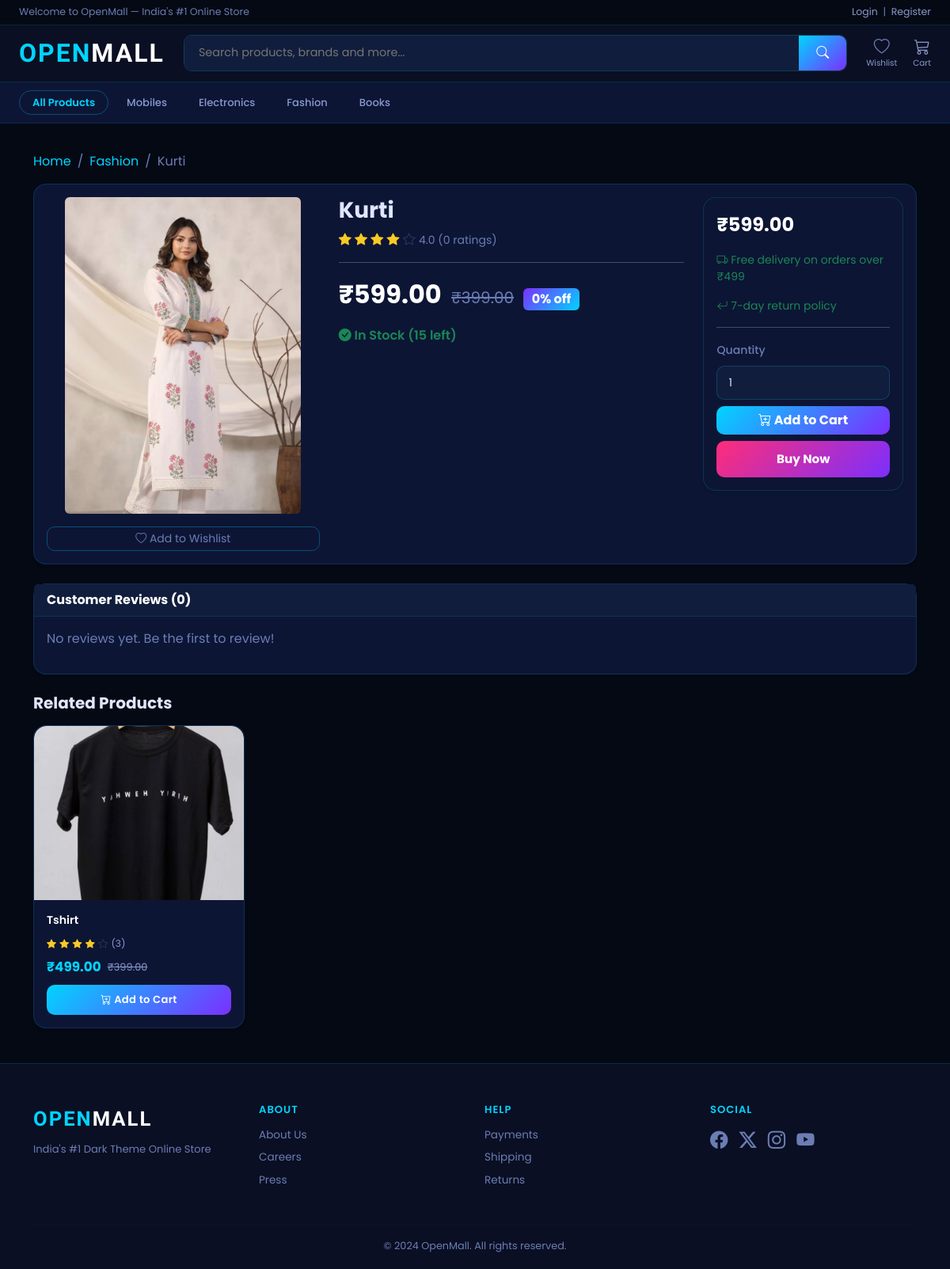
The page /product/kurti/ on the database as committed earlier.
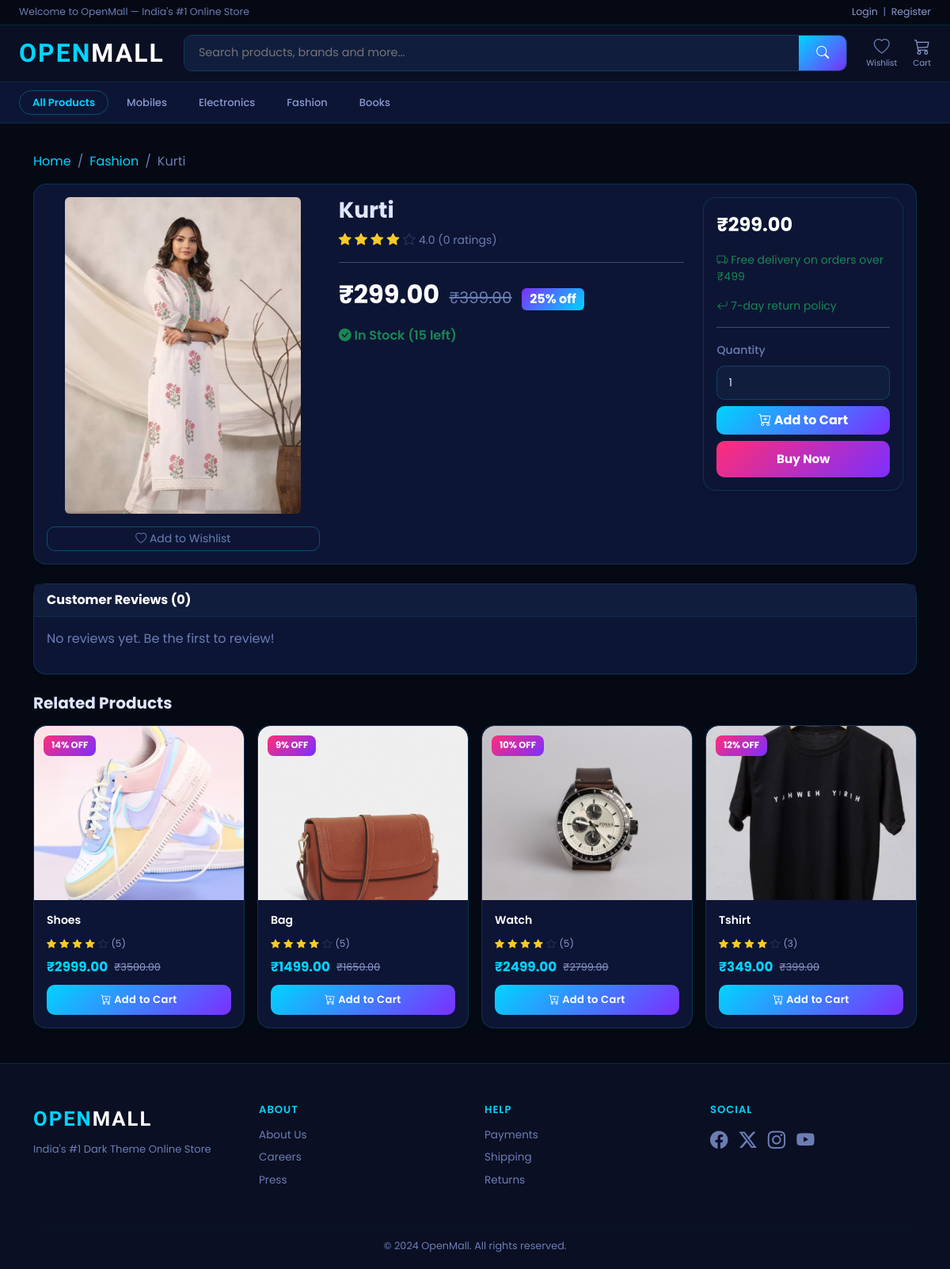
The same page on the database as committed later.
### store/models.py (models this page shows, shortened)
class Category(models.Model):
    name = models.CharField(max_length=200)
    slug = models.SlugField(unique=True, blank=True)
    image = models.ImageField(upload_to='categories/', blank=True)
    class Meta:
        verbose_name_plural = 'Categories'
    def get_absolute_url(self):
        return reverse('store:product_list_by_category', args=[self.slug])

class Product(models.Model):
    category       = models.ForeignKey(Category, related_name='products', on_delete=models.CASCADE)
    name           = models.CharField(max_length=200)
    slug           = models.SlugField(unique=True, blank=True)
    image          = models.ImageField(upload_to='products/', blank=True)
    description    = models.TextField(blank=True)
    price          = models.DecimalField(max_digits=10, decimal_places=2)
    original_price = models.DecimalField(max_digits=10, decimal_places=2, null=True, blank=True)
    stock          = models.PositiveIntegerField(default=0)
    available      = models.BooleanField(default=True)
    brand          = models.CharField(max_length=100, blank=True)
    rating         = models.DecimalField(max_digits=3, decimal_places=1, default=4.0)
    rating_count   = models.PositiveIntegerField(default=0)
    is_featured    = models.BooleanField(default=False)
    is_bestseller  = models.BooleanField(default=False)
    created        = models.DateTimeField(auto_now_add=True)
    updated        = models.DateTimeField(auto_now=True)
    class Meta:
        ordering = ['-created']
    def get_absolute_url(self):
        return reverse('store:product_detail', args=[self.slug])
    @property
    def discount_percent(self):
        if self.original_price and self.original_price > self.price:
            return int(((self.original_price - self.price) / self.original_price) * 100)
        return 0
    @property
    def in_stock(self):
        return self.stock > 0

### store/views.py (the view, shortened to what this page needs)
# urls.py: path('product/<slug:slug>/', views.product_detail, name='product_detail'),
def product_detail(request, slug):
    product = get_object_or_404(Product, slug=slug, available=True)
    related = Product.objects.filter(category=product.category, available=True).exclude(id=product.id)[:4]
    reviews = product.reviews.all()
    wishlist_ids = []
    if request.user.is_authenticated:
        from accounts.models import Wishlist
        wishlist_ids = Wishlist.objects.filter(user=request.user).values_list('product_id', flat=True)
    return render(request, 'store/product_detail.html', {
        'product':  product,
        'related':  related,
        'reviews':  reviews,
        'wishlist': wishlist_ids,
    })

### cart/cart.py (called while the page is built)
    def __len__(self):
        return sum(item['quantity'] for item in self.cart.values())

### cart/context_processors.py (called while the page is built)
def cart(request):
    return {'cart': Cart(request)}

### store/context_processors.py (called while the page is built)
def categories_nav(request):
    return {'categories_nav': Category.objects.all()[:10]}

### templates/store/product_detail.html (shortened to what the changed rows need)
{% extends 'base.html' %}
{% block content %}
<div class="container mt-3">
  <nav aria-label="breadcrumb" class="mb-3">
    <ol class="breadcrumb">
      <li class="breadcrumb-item"><a href="{% url 'store:home' %}">Home</a></li>
      <li class="breadcrumb-item"><a href="{{ product.category.get_absolute_url }}">{{ product.category.name }}</a></li>
      <li class="breadcrumb-item active">{{ product.name }}</li>
    </ol>
  </nav>
  <div class="card shadow-sm mb-4">
    <div class="card-body">
      <div class="row g-4">
        <div class="col-md-4 text-center">
          {% if product.image %}
            <img src="{{ product.image.url }}" class="img-fluid rounded"
                 style="max-height:400px;object-fit:contain;" alt="{{ product.name }}">
          {% else %}
            <div class="bg-light rounded d-flex align-items-center justify-content-center" style="height:300px;">
              <i class="bi bi-image fs-1 text-secondary"></i>
            </div>
          {% endif %}
          <a href="{% url 'store:wishlist_toggle' product.id %}" class="btn btn-outline-secondary btn-sm mt-3 w-100">
            {% if product.id in wishlist %}
              <i class="bi bi-heart-fill text-danger"></i> Remove from Wishlist
            {% else %}
              <i class="bi bi-heart"></i> Add to Wishlist
            {% endif %}
          </a>
        </div>
        <div class="col-md-5">
          <h3 class="fw-bold">{{ product.name }}</h3>
          <div class="text-warning mb-2">
            {% for i in "12345" %}
              {% if forloop.counter <= product.rating %}
                <i class="bi bi-star-fill"></i>
              {% else %}
                <i class="bi bi-star"></i>
              {% endif %}
            {% endfor %}
            <span class="text-muted small">{{ product.rating }} ({{ product.rating_count }} ratings)</span>
          </div>
          <hr>
          <div class="mb-3">
            <span class="fs-2 fw-bold text-dark">₹{{ product.price }}</span>
            {% if product.original_price %}
              <span class="text-muted text-decoration-line-through ms-2 fs-5">₹{{ product.original_price }}</span>
              <span class="badge bg-success ms-2 fs-6">{{ product.discount_percent }}% off</span>
            {% endif %}
          </div>
          {% if product.stock > 0 %}
            <p class="text-success fw-semibold"><i class="bi bi-check-circle-fill"></i> In Stock ({{ product.stock }} left)</p>
          {% else %}
            <p class="text-danger fw-semibold"><i class="bi bi-x-circle-fill"></i> Out of Stock</p>
          {% endif %}
        </div>
        <div class="col-md-3">
          <div class="card border shadow-sm">
            <div class="card-body">
              <p class="fw-bold fs-4 text-dark">₹{{ product.price }}</p>
              <p class="text-success small"><i class="bi bi-truck"></i> Free delivery on orders over ₹499</p>
              <p class="text-success small"><i class="bi bi-arrow-return-left"></i> 7-day return policy</p>
              <hr>
              <form method="post" action="{% url 'cart:cart_add' product.id %}">
                <div class="mb-2">
                </div>
                {% if product.in_stock %}
                  <button class="btn btn-warning w-100 fw-bold mb-2">
                  </button>
                {% endif %}
              </form>
              {% if product.in_stock %}
                <form method="post" action="{% url 'cart:cart_add' product.id %}">
  <button type="submit" style="background:linear-gradient(135deg,#ff2d78,#7b2fff); border:none; color:white; font-weight:700; padding:12px; border-radius:10px; width:100%; font-size:.95rem; cursor:pointer;">
  </button>
</form>
              {% else %}
                <button class="btn btn-secondary w-100" disabled>Out of Stock</button>
              {% endif %}
            </div>
          </div>
        </div>
      </div>
    </div>
  </div>
  <div class="card shadow-sm mb-4">
    <div class="card-header bg-white fw-bold">Customer Reviews ({{ reviews.count }})</div>
    <div class="card-body">
      {% for review in reviews %}
      <div class="border-bottom pb-3 mb-3">
        <div class="d-flex justify-content-between">
          <strong>{{ review.user.get_full_name|default:review.user.username }}</strong>
          <small class="text-muted">{{ review.created|date:"d M Y" }}</small>
        </div>
        <div class="text-warning small">
          {% for i in "12345" %}
            {% if forloop.counter <= review.rating %}<i class="bi bi-star-fill"></i>
            {% else %}<i class="bi bi-star"></i>{% endif %}
          {% endfor %}
        </div>
        <p class="fw-semibold mb-1">{{ review.title }}</p>
        <p class="text-muted small mb-0">{{ review.body }}</p>
      </div>
      {% empty %}
        <p class="text-muted">No reviews yet. Be the first to review!</p>
      {% endfor %}
    </div>
  </div>
  {% if related %}
  <div class="row g-3 mb-4">
    {% for product in related %}
      {% include 'store/_product_card.html' %}
    {% endfor %}
  </div>
  {% endif %}
</div>
{% endblock %}

### templates/base.html (shortened to what the changed rows need)
{% load static %}
<!DOCTYPE html>
<html lang="en">
<head>
  <link rel="stylesheet" href="https://cdn.jsdelivr.net/npm/bootstrap@5.3.2/dist/css/bootstrap.min.css">
  <link rel="stylesheet" href="https://cdn.jsdelivr.net/npm/bootstrap-icons@1.11.2/font/bootstrap-icons.min.css">
  <link rel="stylesheet" href="{% static 'css/style.css' %}">
</head>
<body>
<nav style="background:#0d1535; border-bottom:1px solid rgba(0,212,255,0.1); padding:10px 24px; display:flex; gap:6px; overflow-x:auto; white-space:nowrap;">
  <a href="{% url 'store:product_list' %}"
     style="color:#00d4ff; text-decoration:none; font-size:.82rem; font-weight:600; padding:5px 16px; border-radius:20px; border:1px solid rgba(0,212,255,0.3); font-family:'Poppins',sans-serif; transition:all .2s;"
     onmouseover="this.style.background='rgba(0,212,255,0.1)'"
     onmouseout="this.style.background='transparent'">
    All Products
  </a>
  {% for cat in categories_nav %}
    <a href="{{ cat.get_absolute_url }}"
       style="color:#8899cc; text-decoration:none; font-size:.82rem; font-weight:500; padding:5px 16px; border-radius:20px; border:1px solid transparent; font-family:'Poppins',sans-serif; transition:all .2s;"
       onmouseover="this.style.color='#00d4ff'; this.style.borderColor='rgba(0,212,255,0.3)'; this.style.background='rgba(0,212,255,0.08)'"
       onmouseout="this.style.color='#8899cc'; this.style.borderColor='transparent'; this.style.background='transparent'">
      {{ cat.name }}
    </a>
  {% endfor %}
</nav>
<main style="background:#050914; min-height:80vh; padding:20px 0;">
  {% block content %}{% endblock %}
</main>
</body>
</html>

### templates/store/_product_card.html (shortened to what this page needs)
<div class="col-6 col-md-4 col-lg-3">
  <div class="product-card card h-100 shadow-sm border-0 position-relative">
    <div style="height:220px; overflow:hidden; background:var(--dark4); border-radius:16px 16px 0 0;">
      <a href="{{ product.get_absolute_url }}">
        {% if product.image %}
          <img src="{{ product.image.url }}"
               style="width:100%; height:220px; object-fit:cover; object-position:center; display:block; transition:transform .3s;"
               alt="{{ product.name }}"
               onmouseover="this.style.transform='scale(1.05)'"
               onmouseout="this.style.transform='scale(1)'">
        {% else %}
          <div style="width:100%; height:220px; display:flex; align-items:center; justify-content:center; background:var(--dark4);">
            <i class="bi bi-image" style="font-size:3rem; color:#2a3560;"></i>
          </div>
        {% endif %}
      </a>
    </div>
    {% if product.discount_percent %}
      <span style="position:absolute; top:12px; left:12px; background:linear-gradient(135deg,#ff2d78,#7b2fff); color:white; font-size:.72rem; font-weight:700; padding:4px 10px; border-radius:8px; z-index:2;">
        {{ product.discount_percent }}% OFF
      </span>
    {% endif %}
    <div class="card-body p-3">
      <p style="font-size:.88rem; font-weight:600; color:#ffffff; margin-bottom:6px; line-height:1.4; display:-webkit-box; -webkit-line-clamp:2; -webkit-box-orient:vertical; overflow:hidden;">
        {{ product.name }}
      </p>
      <div style="margin-bottom:6px;">
        {% for i in "12345" %}
          {% if forloop.counter <= product.rating %}
            <i class="bi bi-star-fill" style="color:#f9ca24; font-size:.75rem;"></i>
          {% else %}
            <i class="bi bi-star" style="color:#2a3560; font-size:.75rem;"></i>
          {% endif %}
        {% endfor %}
        <span style="color:#8899cc; font-size:.75rem;">({{ product.rating_count }})</span>
      </div>
      <div style="display:flex; align-items:center; gap:8px; margin-bottom:10px; flex-wrap:wrap;">
        <span style="font-size:1.05rem; font-weight:700; color:#00d4ff;">₹{{ product.price }}</span>
        {% if product.original_price %}
          <span style="font-size:.8rem; color:#8899cc; text-decoration:line-through;">₹{{ product.original_price }}</span>
        {% endif %}
      </div>
      <form method="post" action="{% url 'cart:cart_add' product.id %}">
        <button style="background:linear-gradient(135deg,#00d4ff,#7b2fff); border:none; color:white; font-weight:600; font-size:.82rem; padding:9px 0; border-radius:10px; width:100%; transition:all .3s; cursor:pointer; letter-spacing:0.3px;">
          <i class="bi bi-cart-plus"></i> Add to Cart
        </button>
      </form>
    </div>
  </div>
</div>

Rows that differ between the two databases and show on the page:
changed Product "Kurti": price "599.00" → "299.00"; discount_percent "0" → "25"
added Product: image (picture), discount_percent "14", name "Shoes", rating 4 (drawn), rating_count "5", price "2999.00", original_price "3500.00"
added Product: image (picture), discount_percent "9", name "Bag", rating 4 (drawn), rating_count "5", price "1499.00", original_price "1650.00"
added Product: image (picture), discount_percent "10", name "Watch", rating 4 (drawn), rating_count "5", price "2499.00", original_price "2799.00"
changed Product "Tshirt": discount_percent (not shown) → "12"; price "499.00" → "349.00"
